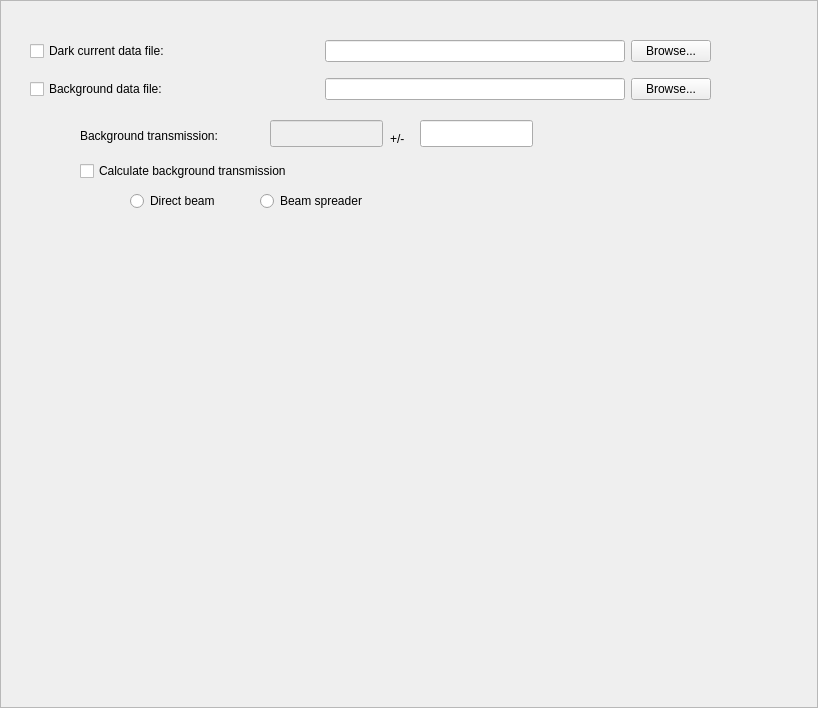
<?xml version="1.0" encoding="UTF-8"?>
<ui version="4.0">
 <class>Frame</class>
 <widget class="QFrame" name="Frame">
  <property name="geometry">
   <rect>
    <x>0</x>
    <y>0</y>
    <width>818</width>
    <height>708</height>
   </rect>
  </property>
  <property name="windowTitle">
   <string>Frame</string>
  </property>
  <property name="frameShape">
   <enum>QFrame::StyledPanel</enum>
  </property>
  <property name="frameShadow">
   <enum>QFrame::Raised</enum>
  </property>
  <widget class="QWidget" name="gridLayoutWidget">
   <property name="geometry">
    <rect>
     <x>30</x>
     <y>30</y>
     <width>681</width>
     <height>81</height>
    </rect>
   </property>
   <layout class="QGridLayout" name="gridLayout">
    <item row="0" column="1">
     <widget class="QLineEdit" name="dark_current_edit">
      <property name="sizePolicy">
       <sizepolicy hsizetype="Fixed" vsizetype="Fixed">
        <horstretch>0</horstretch>
        <verstretch>0</verstretch>
       </sizepolicy>
      </property>
      <property name="minimumSize">
       <size>
        <width>300</width>
        <height>0</height>
       </size>
      </property>
      <property name="maximumSize">
       <size>
        <width>300</width>
        <height>16777215</height>
       </size>
      </property>
      <property name="toolTip">
       <string>Enter a valid data file path.</string>
      </property>
     </widget>
    </item>
    <item row="0" column="2">
     <widget class="QPushButton" name="dark_current_browse">
      <property name="sizePolicy">
       <sizepolicy hsizetype="Fixed" vsizetype="Fixed">
        <horstretch>0</horstretch>
        <verstretch>0</verstretch>
       </sizepolicy>
      </property>
      <property name="text">
       <string>Browse...</string>
      </property>
     </widget>
    </item>
    <item row="1" column="0">
     <widget class="QCheckBox" name="background_chk">
      <property name="maximumSize">
       <size>
        <width>16777215</width>
        <height>16777215</height>
       </size>
      </property>
      <property name="toolTip">
       <string>Select to apply a background subtraction.</string>
      </property>
      <property name="text">
       <string>Background data file:</string>
      </property>
     </widget>
    </item>
    <item row="1" column="1">
     <widget class="QLineEdit" name="background_edit">
      <property name="sizePolicy">
       <sizepolicy hsizetype="Fixed" vsizetype="Fixed">
        <horstretch>0</horstretch>
        <verstretch>0</verstretch>
       </sizepolicy>
      </property>
      <property name="minimumSize">
       <size>
        <width>300</width>
        <height>0</height>
       </size>
      </property>
      <property name="maximumSize">
       <size>
        <width>300</width>
        <height>16777215</height>
       </size>
      </property>
      <property name="toolTip">
       <string>Enter a valid data file path.</string>
      </property>
     </widget>
    </item>
    <item row="1" column="2">
     <widget class="QPushButton" name="background_browse">
      <property name="sizePolicy">
       <sizepolicy hsizetype="Fixed" vsizetype="Fixed">
        <horstretch>0</horstretch>
        <verstretch>0</verstretch>
       </sizepolicy>
      </property>
      <property name="text">
       <string>Browse...</string>
      </property>
     </widget>
    </item>
    <item row="0" column="0">
     <widget class="QCheckBox" name="dark_current_chk">
      <property name="maximumSize">
       <size>
        <width>16777215</width>
        <height>16777215</height>
       </size>
      </property>
      <property name="toolTip">
       <string>Select to apply a dark current subtraction.</string>
      </property>
      <property name="text">
       <string>Dark current data file:</string>
      </property>
     </widget>
    </item>
   </layout>
  </widget>
  <widget class="QWidget" name="verticalLayoutWidget">
   <property name="geometry">
    <rect>
     <x>70</x>
     <y>230</y>
     <width>671</width>
     <height>264</height>
    </rect>
   </property>
   <layout class="QVBoxLayout" name="widget_placeholder"/>
  </widget>
  <widget class="QCheckBox" name="calculate_trans_chk">
   <property name="geometry">
    <rect>
     <x>80</x>
     <y>160</y>
     <width>332</width>
     <height>22</height>
    </rect>
   </property>
   <property name="toolTip">
    <string>Select to let the reduction software calculate the background transmission.</string>
   </property>
   <property name="text">
    <string>Calculate background transmission</string>
   </property>
  </widget>
  <widget class="QLabel" name="bck_trans_label">
   <property name="geometry">
    <rect>
     <x>80</x>
     <y>120</y>
     <width>181</width>
     <height>31</height>
    </rect>
   </property>
   <property name="sizePolicy">
    <sizepolicy hsizetype="Fixed" vsizetype="Fixed">
     <horstretch>0</horstretch>
     <verstretch>0</verstretch>
    </sizepolicy>
   </property>
   <property name="text">
    <string>Background transmission:</string>
   </property>
  </widget>
  <widget class="QRadioButton" name="trans_direct_chk">
   <property name="geometry">
    <rect>
     <x>130</x>
     <y>190</y>
     <width>109</width>
     <height>22</height>
    </rect>
   </property>
   <property name="toolTip">
    <string>Select to use the direct beam method for transmission calculation.</string>
   </property>
   <property name="text">
    <string>Direct beam</string>
   </property>
  </widget>
  <widget class="QRadioButton" name="trans_spreader_chk">
   <property name="geometry">
    <rect>
     <x>260</x>
     <y>190</y>
     <width>131</width>
     <height>22</height>
    </rect>
   </property>
   <property name="toolTip">
    <string>Select to use the beam spreader (glassy carbon) method for transmission calculation.</string>
   </property>
   <property name="text">
    <string>Beam spreader</string>
   </property>
  </widget>
  <widget class="QLabel" name="bck_trans_err_label">
   <property name="geometry">
    <rect>
     <x>390</x>
     <y>130</y>
     <width>62</width>
     <height>17</height>
    </rect>
   </property>
   <property name="text">
    <string>+/-</string>
   </property>
  </widget>
  <widget class="QLineEdit" name="dtransmission_edit">
   <property name="enabled">
    <bool>true</bool>
   </property>
   <property name="geometry">
    <rect>
     <x>420</x>
     <y>120</y>
     <width>113</width>
     <height>27</height>
    </rect>
   </property>
   <property name="toolTip">
    <string>Uncertainty on the background transmission.</string>
   </property>
  </widget>
  <widget class="QLineEdit" name="transmission_edit">
   <property name="enabled">
    <bool>false</bool>
   </property>
   <property name="geometry">
    <rect>
     <x>270</x>
     <y>120</y>
     <width>113</width>
     <height>27</height>
    </rect>
   </property>
   <property name="toolTip">
    <string>Transmission value for the background in %.</string>
   </property>
  </widget>
 </widget>
 <resources/>
 <connections/>
</ui>
